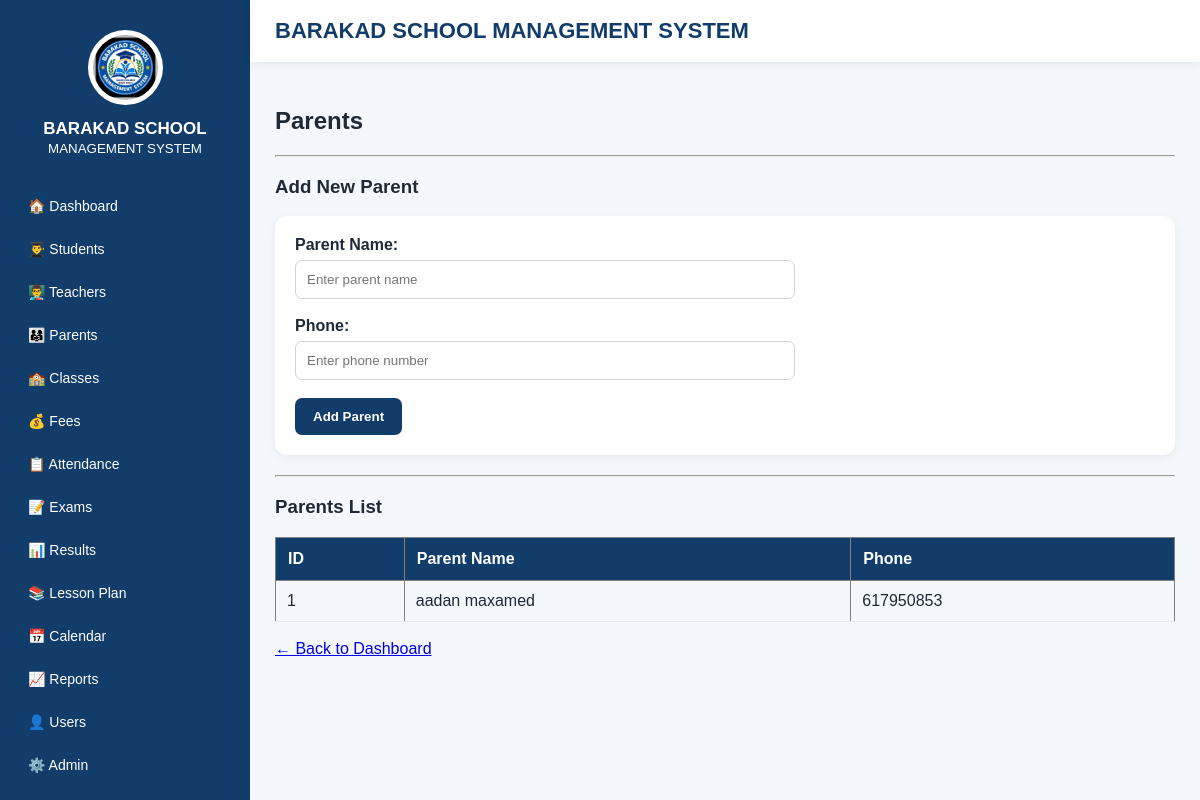
Page /parents on the earlier database version.
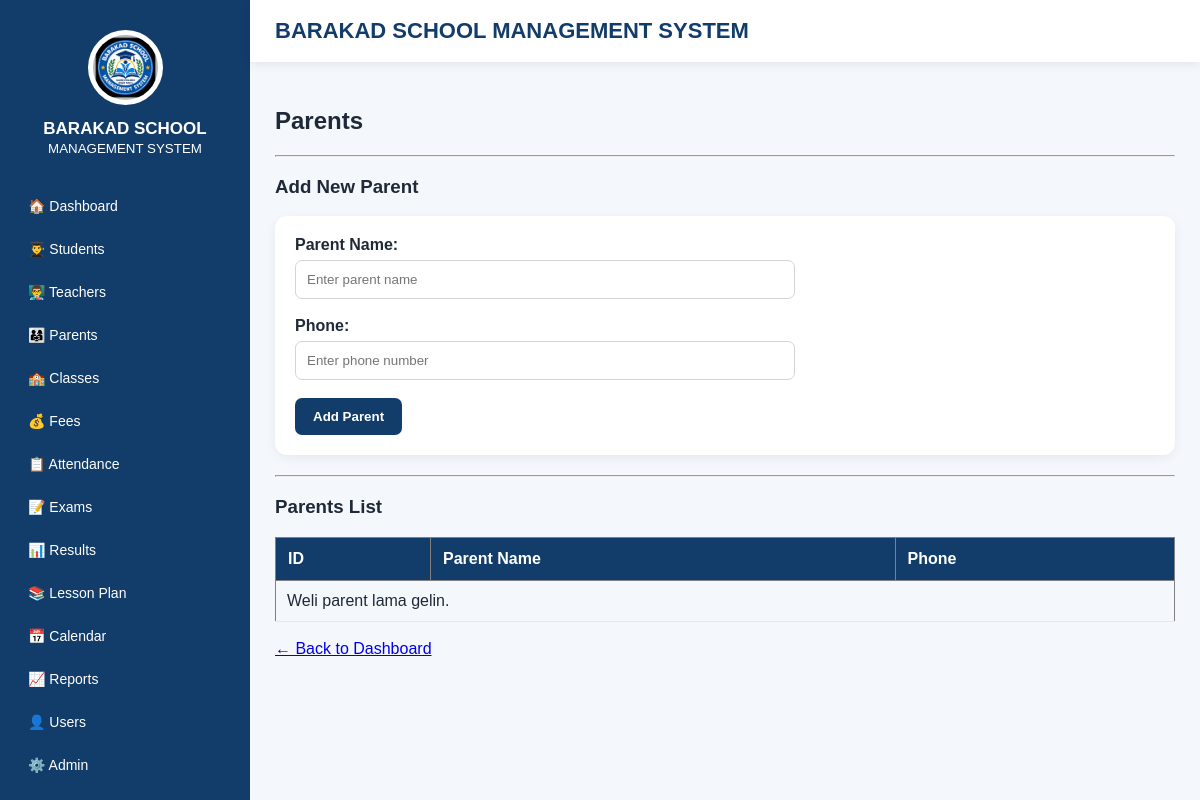
Same page on the later database version.
### tables this page shows
CREATE TABLE parents (
                id INTEGER PRIMARY KEY AUTOINCREMENT,
                name TEXT NOT NULL,
                phone TEXT
            );

### app.py (the view)
@app.route("/parents")
def parents():
    db = get_db()
    parents_list = db.execute("SELECT * FROM parents ORDER BY id DESC").fetchall()
    db.close()
    return render_template("parents.html", parents=parents_list)

### app.py (called while the page is built)
def get_db():
    db = sqlite3.connect(DATABASE)
    db.row_factory = sqlite3.Row
    return db

### templates/parents.html
{% extends "base.html" %}
{% block content %}
<h2>Parents</h2>
<hr>
<h3>Add New Parent</h3>
<form method="POST" action="/parents/add">
    <label><strong>Parent Name:</strong></label>
    <br>
    <input type="text"
           name="name"
           placeholder="Enter parent name"
           required>
    <br><br>
    <label><strong>Phone:</strong></label>
    <br>
    <input type="text"
           name="phone"
           placeholder="Enter phone number">
    <br><br>
    <button type="submit">
        Add Parent
    </button>
</form>
<hr>
<h3>Parents List</h3>
<table border="1"
       cellpadding="8"
       cellspacing="0">
    <tr>
        <th>ID</th>
        <th>Parent Name</th>
        <th>Phone</th>
    </tr>
    {% if parents %}
        {% for parent in parents %}
        <tr>
            <td>
                {{ parent["id"] }}
            </td>
            <td>
                {{ parent["name"] }}
            </td>
            <td>
                {{ parent["phone"] }}
            </td>
        </tr>
        {% endfor %}
    {% else %}
        <tr>
            <td colspan="3">
                Weli parent lama gelin.
            </td>
        </tr>
    {% endif %}
</table>
<br>
<a href="/dashboard">
    ← Back to Dashboard
</a>
{% endblock %}

Differences in the rows shown:
removed parents: id "1", name "aadan maxamed", phone "617950853"
Other differences:
text now shown: "Weli parent lama gelin."
